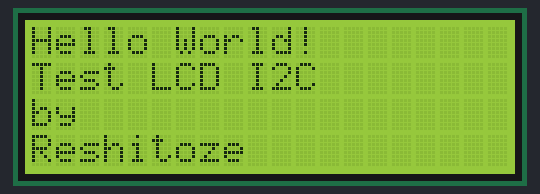
Bench run of a sketch on a simulated ESP32. On the bench: 20×4 character LCD.

Above: at 0.1 s.
At 5.2 s:
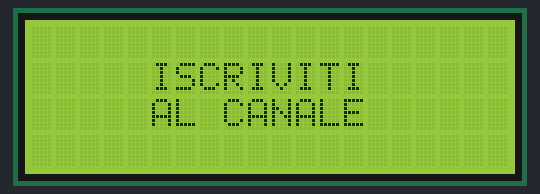
At 6.2 s:
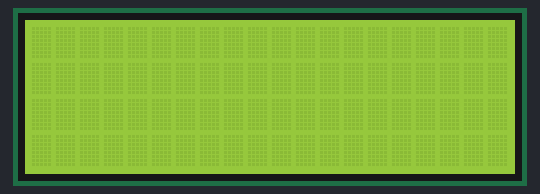

The sketch:

esp32-lcdi2c.ino
```cpp
#include <Wire.h>
#include <LiquidCrystal_I2C.h>


LiquidCrystal_I2C lcd(0x27, 20, 4);


void setup() {
  lcd.init();
  lcd.backlight();

  lcd.setCursor(0, 0);
  lcd.print("Hello World! ");

  lcd.setCursor(0,1);
  lcd.print("Test LCD I2C");

  lcd.setCursor(0,2);
  lcd.print("by");

  lcd.setCursor(0,3);
  lcd.print("Reshitoze");

  delay(5000);

  lcd.clear();
}

void loop() {

  lcd.setCursor(5,1);
  lcd.print("ISCRIVITI");

  lcd.setCursor(5,2);
  lcd.print("AL CANALE");

  delay(1000);

  lcd.clear();

  delay(1000);


}
```

Measured:
- what the display in image 1 shows lasts 1.0 s, from 5.1 s to 6.1 s
